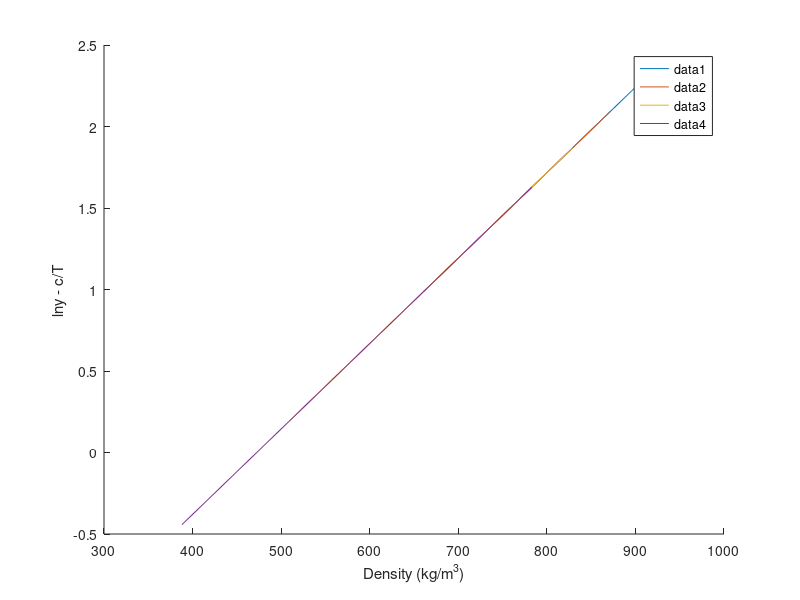

The MATLAB script that drew this image:
clear;
% SC CO2 Thermo info
T_c_CO2 = 304.18;       % Critical Temp [Kelvin]
P_c_CO2 = 73.8;         % Critical Pressure [bar]
omega_CO2 = 0.225;      % Omega [-]

% Drug Thermo info
T_c_drug = 1149.5;      % Critical Temp [Kelvin]
P_c_drug = 10.57;       % Critical Pressure [bar]
omega_drug = 2.0964;    % Omega [-]

% Genral info
T = [308 318 328 338];              % Temp range
P = 1:1:300;                        % Pressure range from 1 to 300 bar with step of 1
k_ij = [0.103 0.117 0.126 0.134];   % Binary interaction parameter for PR/KM EoS
R = 8.314;                          % Gas Constant [J/mol·K]

Mw_drug = 598.5;
Mw_CO2 = 44.01;
Mw_methanol = 32.04;

rho_CO2 =   [769 817 849 875 896 914;
            661 744 791 824 851 872;
            509 656 725 769 802 829;
            388 557 652 710 751 783];               % Density [kg/m3]

y_b =   [2.03 2.32 2.48 3.33 3.80 5.32;
        1.63 2.11 3.12 3.61 4.30 5.96;
        1.29 1.96 3.76 4.08 5.36 7.22;
        0.90 1.52 4.39 4.94 6.10 8.01];        % mole fraction
% KJ Model info
a_KJ = -2.4761;
b_KJ = 5.2409*10^-3;
c_KJ = -4550.5306;

ln_y_KJ = zeros(4,6);
ln_y_KJ_cT = zeros(4,6);
for n=1:4
    for i=1:6
        ln_y_KJ(n,i) = a_KJ + b_KJ*rho_CO2(n,i) + c_KJ/T(n);
        ln_y_KJ_cT(n,i) = ln_y_KJ(n,i) - c_KJ/T(n);
    end
end

figure(1);
hold on;
plot(rho_CO2(1,:),ln_y_KJ_cT(1,:));
plot(rho_CO2(2,:),ln_y_KJ_cT(2,:));
plot(rho_CO2(3,:),ln_y_KJ_cT(3,:));
plot(rho_CO2(4,:),ln_y_KJ_cT(4,:));

legend()
xlabel('Density (kg/m^3)');
ylabel('lny - c/T');

% GM Model info
a_GM = 1.8309;
b_GM = -5710.4987;
c_GM = 3.8342;

% Chrastil Model info
a_Chrastil = 4.5889;
b_Chrastil = -12.7501;
c_Chrastil = -6759.0921;

% Bartle et al. Model info
a_Bartle = 13.2886;
b_Bartle = 9.0827;
c_Bartle = -6845.6966;

% Sung-Shim Model info
a_Sung = 5.7399;
b_Sung = -606.0322;
c_Sung = -447.5124;
d_Sung = -36.8120;

% Bian et al model info
a_Bian = 4.2910;
b_Bian = -4806.5989;
c_Bian = 0.0355;
d_Bian = -1.0456;
e_Bian = -9.5861*10^4;

% Sodeifian model info
a_Sodeifian = -16.8909;
b_Sodeifian = -13.0866*10^3;
c_Sodeifian = 1.4181;
d_Sodeifian = 1.1071*10^3;
e_Sodeifian = -2.9406*10^3;
f_Sodeifian = -838.2700;
